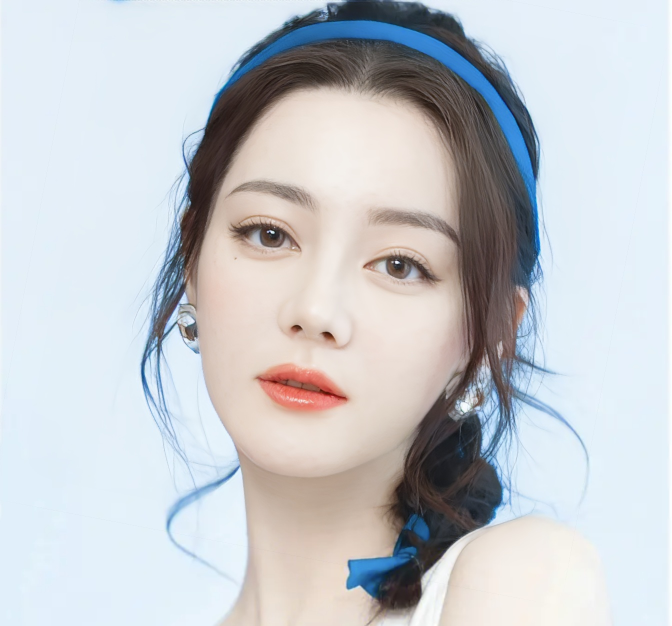
#> input picture dataset/custom/11.jpeg, 1344 x 1252 px, found by its file name (shown at 1/2 size)
$ jupyter execute --allow-errors demo.ipynb   (shell and % lines are left out)
#> lines starting #> are read from the running program, lines starting #| are printed output that depends on the picture
<a href="https://colab.research.google.com/github/LeslieZhoa/Simple-Lora/blob/main/demo.ipynb" target="_parent"></a>

[cell 1]
#@title 环境测试
%cd /content/

[cell 2]
#@title 环境准备
%cd Simple-Lora/
%cd pretrained_models
%cd ..

[cell 3]
#@title 基础模型safetensor转换

[cell 4]
#@title 选择训练lora的数据
from google.colab import files
import cv2
from google.colab.patches import cv2_imshow
import shutil
import os.path as osp
import os


uploaded_imgs_path = 'dataset/custom'
if not osp.exists(uploaded_imgs_path) : os.makedirs(uploaded_imgs_path)

def upload_img():
  uploaded_img = files.upload()
  uploadded_img_name = list(uploaded_img.keys())[0]

  !mv "{uploadded_img_name}" "{uploaded_imgs_path}"

  print(f"move file {uploadded_img_name} to {uploaded_imgs_path} ")
  return os.path.join(uploaded_imgs_path,uploadded_img_name)
up_mode = '\u9ED8\u8BA4' #@param ['默认', '上传']
if up_mode == '默认':
  img_path = 'dataset/custom/11.jpeg'
else:
  !rm dataset/custom/*
  img_path = upload_img()
img = cv2.imread(img_path)
#> img is the input picture: shape (1252, 1344, 3); mean B, G, R 205.2, 201, 197.8
cv2_imshow(img)

# 获取图片文本信息

[cell 5]
txt_path = '.'.join(img_path.split('.')[:-1])+'.txt'
#> (the rest of this cell did not finish here and is left out)

查看dataset/custom中的txt文本,并设置替换文本

[cell 6]
#@markdown ####**替换文本设置:**
ori_text = "a woman" #@param {type: 'string'}
new_text = "\u003Cdlrb>" #@param {type: 'string'}
with open('1.txt','w') as f:
  f.write(ori_text)
with open('2.txt','w') as f:
  f.write(new_text)

[cell 7]
txt_path = '.'.join(img_path.split('.')[:-1])+'.txt'
#> (the rest of this cell did not finish here and is left out)

[cell 8]
#@markdown ####**设置训练分辨率**
#@markdown 由于colab显存限制，如果使用512分辨率会内存溢出，所以这里使用384分辨率，但是效果会差很多
resolution = 384 #@param {type: 'integer'}
os.environ['resolution'] = str(resolution)

展示训练的lora效果了

[cell 9]
#@markdown ####**输入文本设置:**
prompt = "\u003Cdlrb>,solo, the upper part of the body,big face,long hair, black hair, choker, breasts, earrings, blue eyes, jewelry, lipstick, makeup, dark, bare shoulders, mountain, night, upper body, dress, large breasts, ((masterpiece))" #@param {type: 'string'}
with open('1.txt','w') as f:
  f.write(prompt)
img = cv2.imread('results/1.png')
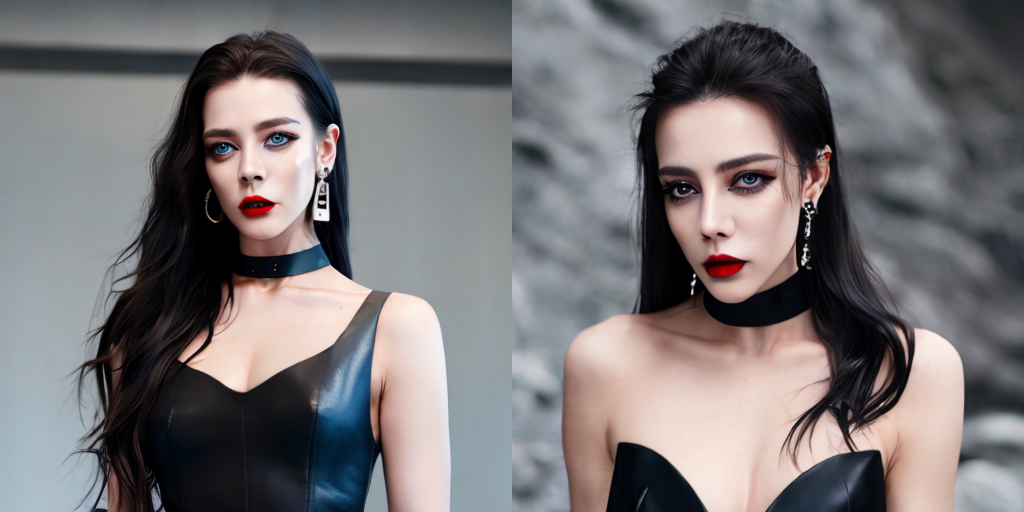
#> input picture assets/1.png, 1024 x 512 px, found by its file name
#> img is the input picture: shape (512, 1024, 3); mean B, G, R 118.3, 116.5, 120.1
cv2_imshow(img)

[cell 10]
#@title 删除一些模型，存储不够拉！！！

[cell 11]
#@title 准备inpaiting模型
%cd pretrained_models
%cd ..

展示inpaiting效果，如果结合controlnet(由于显存限制，暂不演示)就可以生成自己的虚拟偶像了

[cell 12]
#@markdown ####**输入文本设置:**
prompt = "short hair,curly hair, green hair,simple background" #@param {type: 'string'}
with open('1.txt','w') as f:
  f.write(prompt)
img = cv2.imread('results/2.png')
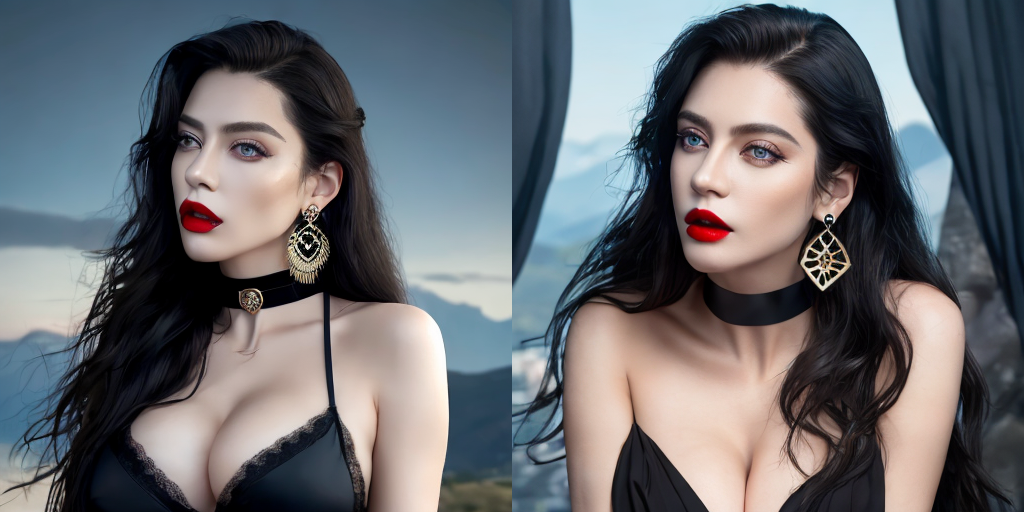
#> input picture assets/2.png, 1024 x 512 px, found by its file name
#> img is the input picture: shape (512, 1024, 3); mean B, G, R 111.3, 106.9, 104.9
cv2_imshow(img)
